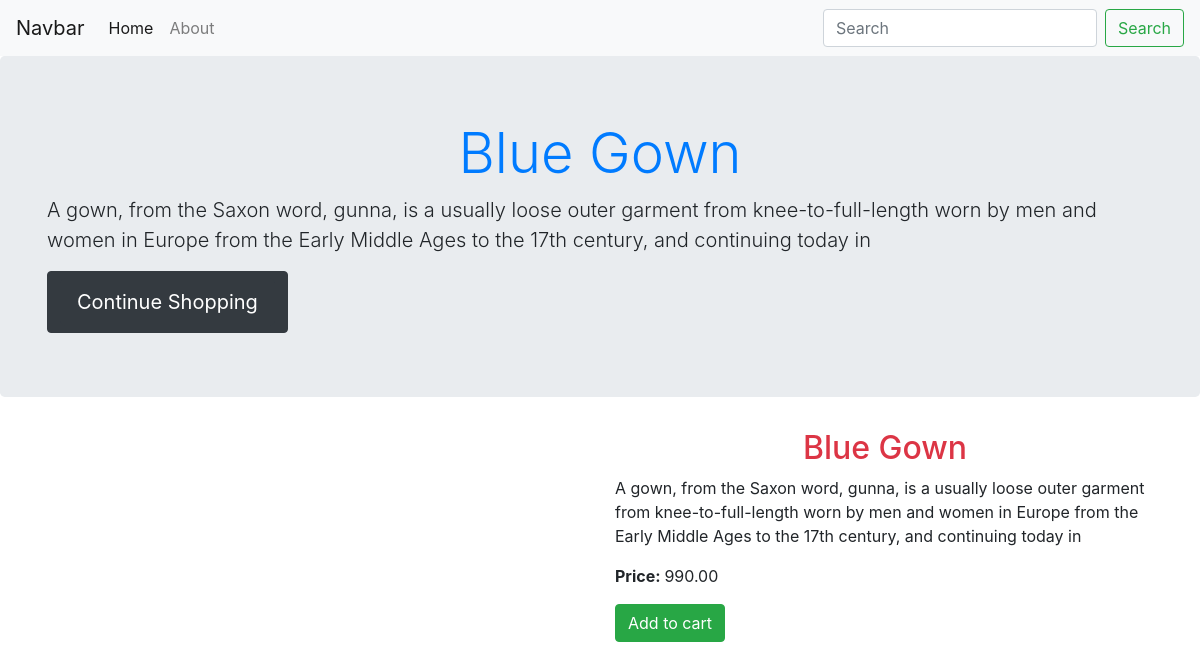
Page /details.php?detailsid=2 on the committed database.
### tables this page shows
CREATE TABLE `cloths` (
  `category_id` int(11) NOT NULL,
  `category_name` varchar(255) NOT NULL,
  `category_desc` text NOT NULL,
  `category_price` float(10,2) NOT NULL,
  `category_image` varchar(255) NOT NULL
);

### details.php (the view, shortened to what this page needs)
<!DOCTYPE html>
<html lang="en">
<head>
    <link rel="stylesheet" href="https://cdn.jsdelivr.net/npm/bootstrap@4.5.3/dist/css/bootstrap.min.css" rel="stylesheet">
</head>
<body>
    <?php include 'connect.php';  ?>
    <?php include 'header.php';  ?>
    <?php
    $id = $_GET['detailsid'];
    $sql = "select * from cloths where category_id=$id";
    $result = mysqli_query($conn, $sql);
    $row = mysqli_fetch_assoc($result);
    $category_name = $row['category_name'];
    $category_desc = $row['category_desc'];
    $category_price = $row['category_price'];
    ?>
    <div class="jumbotron">
        <div class="container">
            <h1 class="display-4 text-center text-primary"><?php echo $category_name; ?></h1>
            <p class="lead"><?php echo $category_desc; ?></p>
            <button class="btn btn-dark "><a class="btn btn-dark btn-lg" href="index.php" role="button">Continue Shopping</a></button>
        </div>
    </div>
    <div class="container">
        <div class="row">
            <div class="col-lg-6 col-sm-12">
            </div>
            <div class="col-lg-6 col-sm-12">
                <h2 class="text-center text-danger"><?php echo $category_name ?></h2>
                <p><?php echo $category_desc; ?></p>
                <p><strong>Price: </strong><?php echo $category_price ?></p>
                <button class="btn btn-success">Add to cart</button>
            </div>
        </div>
    </div>
</body>
</html>

### rows in the picture
cloths: category_name "Blue Gown", category_desc "A gown, from the Saxon word, gunna, is a usually loose outer garment from knee-to-full-length worn by men and women in Europe from the Early Middle Ages to the 17th century, and continuing today in", category_price "990.00"
